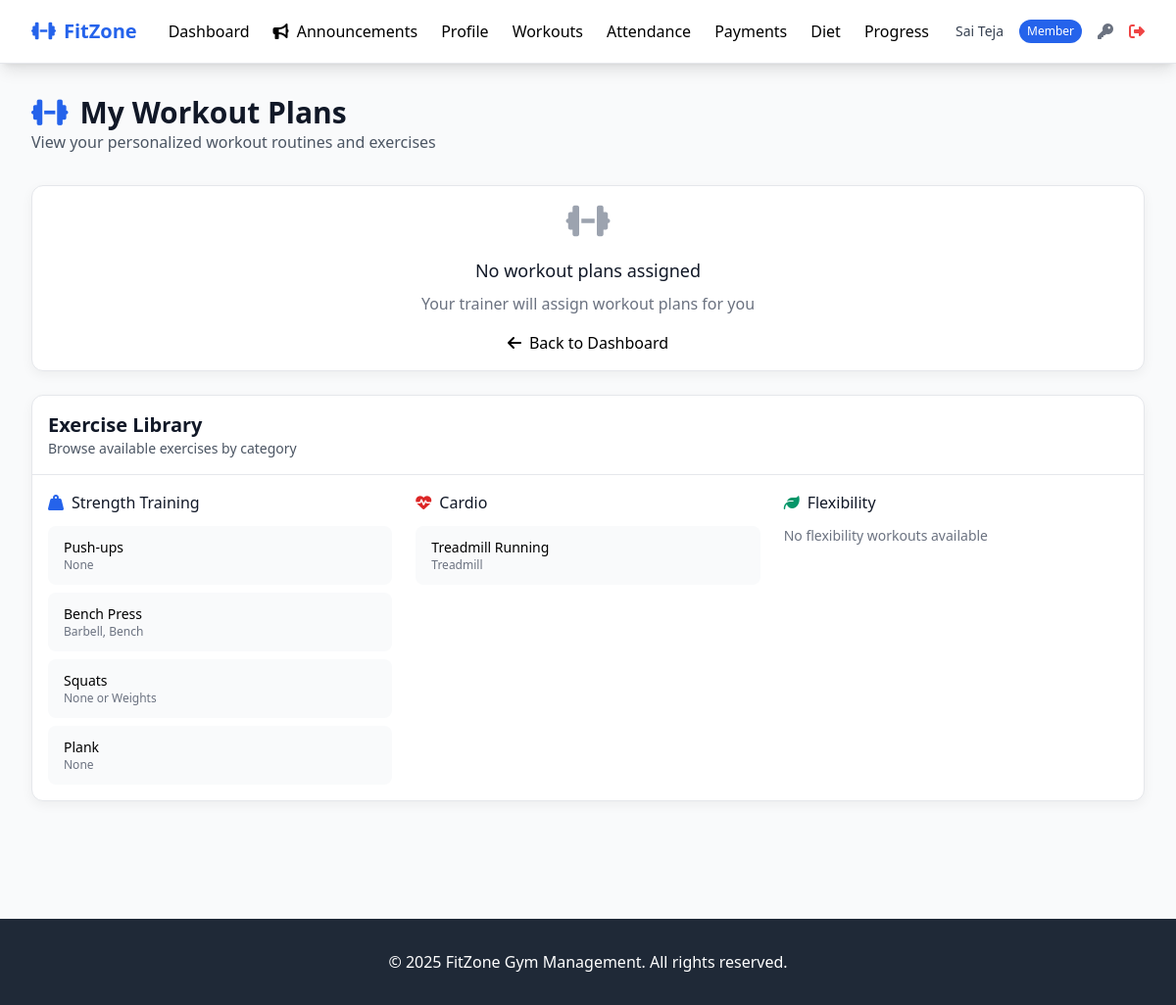
Screenshot of /member/workouts (signed in) with the database file from the repository.
### tables this page shows
CREATE TABLE users (
            id INTEGER PRIMARY KEY AUTOINCREMENT,
            username TEXT UNIQUE NOT NULL,
            email TEXT UNIQUE NOT NULL,
            password_hash TEXT NOT NULL,
            role TEXT NOT NULL CHECK (role IN ('admin', 'member', 'trainer')),
            full_name TEXT NOT NULL,
            phone TEXT,
            is_active BOOLEAN DEFAULT 1,
            created_at TIMESTAMP DEFAULT CURRENT_TIMESTAMP,
            updated_at TIMESTAMP DEFAULT CURRENT_TIMESTAMP
        , reset_token TEXT, reset_token_expires TEXT);

CREATE TABLE workouts (
            id INTEGER PRIMARY KEY AUTOINCREMENT,
            name TEXT NOT NULL,
            description TEXT,
            category TEXT, -- strength, cardio, flexibility, etc.
            difficulty_level TEXT CHECK (difficulty_level IN ('beginner', 'intermediate', 'advanced')),
            duration_minutes INTEGER,
            calories_burned INTEGER,
            instructions TEXT,
            equipment_needed TEXT,
            is_active BOOLEAN DEFAULT 1,
            created_by INTEGER, -- trainer_id
            created_at TIMESTAMP DEFAULT CURRENT_TIMESTAMP,
            FOREIGN KEY (created_by) REFERENCES trainers (id)
        );

### routes/member_routes.py (the view)
@member_routes_bp.route('/workouts')
@login_required
@member_required
def workouts():
    try:
        user_id = session['user_id']
        member = Member.get_by_user_id(user_id)
        workout_plans = MemberWorkoutPlan.get_member_plans(member.id)
        plans_with_details = []
        for plan in workout_plans:
            details = WorkoutPlanDetail.get_plan_details(plan.id)
            plans_with_details.append({
                "plan": plan,
                "details": details
            })
        strength_workouts = Workout.get_by_category('strength')
        cardio_workouts = Workout.get_by_category('cardio')
        flexibility_workouts = Workout.get_by_category('flexibility')
        return render_template(
            'member/workouts.html',
            workout_plans=plans_with_details,
            strength_workouts=strength_workouts,
            cardio_workouts=cardio_workouts,
            flexibility_workouts=flexibility_workouts
        )
    except Exception as e:
        current_app.logger.exception("Error loading workouts: %s", e)
        flash('Error loading workouts')
        return redirect(url_for('member.dashboard'))

### models/database.py (called while the page is built)
def get_db_connection(db_path='gym_management.db'):
    conn = sqlite3.connect(db_path)
    conn.row_factory = sqlite3.Row
    conn.execute("PRAGMA foreign_keys = ON")
    return conn

def execute_query(query, params=(), db_path='gym_management.db', fetch=False):
    conn = get_db_connection(db_path)
    cursor = conn.cursor()
    try:
        cursor.execute(query, params)
        if fetch:
            result = cursor.fetchall()
            conn.close()
            return result
        else:
            conn.commit()
            last_id = cursor.lastrowid
            conn.close()
            return last_id
    except Exception as e:
        conn.close()
        try:
            from flask import current_app
            current_app.logger.error(f"DB Error: {e} | Query: {query} | Params: {params}")
        except:
            print(f"DB Error: {e} | Query: {query} | Params: {params}")
        raise

### models/member.py (called while the page is built)
def _to_date(d):
    if d is None or isinstance(d, date):
        return d
    try:
        return datetime.fromisoformat(str(d)).date()
    except Exception:
        try:
            return datetime.strptime(str(d), "%Y-%m-%d").date()
        except Exception:
            return d  # leave as-is if not parseable

    @classmethod
    def _db_path(cls):
        return current_app.config.get('DATABASE_PATH', 'gym_management.db')

### models/workout.py (called while the page is built)
    @classmethod
    def get_by_category(cls, category):
        db_path = current_app.config.get('DATABASE_PATH', 'gym_management.db')
        query = 'SELECT * FROM workouts WHERE category = ? AND is_active = 1'
        results = execute_query(query, (category,), db_path, fetch=True)
        workouts = []
        for row in results:
            workout = cls(
                id=row[0], name=row[1], description=row[2], category=row[3],
                difficulty_level=row[4], duration_minutes=row[5],
                calories_burned=row[6], instructions=row[7],
                equipment_needed=row[8], is_active=bool(row[9]), created_by=row[10]
            )
            workouts.append(workout)
        return workouts

### templates/member/workouts.html (shortened to what this page needs)
{% extends "base.html" %}
{% block content %}
<div class="mb-8">
    <h1 class="text-3xl font-bold text-gray-900">
        <i class="fas fa-dumbbell mr-3 text-primary"></i>My Workout Plans
    </h1>
    <p class="text-gray-600">View your personalized workout routines and exercises</p>
</div>
{% if workout_plans %}
<div class="space-y-6 mb-8">
    {% for plan_data in workout_plans %}
    {% set plan = plan_data.plan %}
    {% set details = plan_data.details %}
    <div class="card">
        <div class="card-header">
            <div class="flex justify-between items-center">
                <div>
                    <h3 class="text-xl font-semibold text-gray-900">{{ plan.name }}</h3>
                    <p class="text-gray-600 text-sm mt-1">By {{ plan.trainer_name }}</p>
                </div>
                <span class="badge badge-{{ 'success' if plan.status == 'active' else 'warning' }}">
                    {{ plan.status|title }}
                </span>
            </div>
            {% if plan.description %}
            <p class="text-gray-600 mt-2">{{ plan.description }}</p>
            {% endif %}
        </div>
        <div class="card-body">
            {% if details %}
            <div class="grid grid-cols-1 md:grid-cols-2 lg:grid-cols-3 gap-4">
                {% for detail in details %}
                <div class="exercise-item">
                    <div class="flex justify-between items-start mb-2">
                        <h4 class="font-medium text-gray-900">{{ detail.workout_name }}</h4>
                        {% if detail.day_of_week %}
                        <span class="badge badge-info text-xs">{{ detail.day_of_week|title }}</span>
                        {% endif %}
                    </div>
                    <div class="grid grid-cols-2 gap-2 text-sm text-gray-600">
                        {% if detail.sets %}<div>Sets: <span class="font-medium">{{ detail.sets }}</span></div>{% endif %}
                        {% if detail.reps %}<div>Reps: <span class="font-medium">{{ detail.reps }}</span></div>{% endif %}
                        {% if detail.weight %}<div>Weight: <span class="font-medium">{{ detail.weight }}</span></div>{% endif %}
                        {% if detail.rest_seconds %}<div>Rest: <span class="font-medium">{{ detail.rest_seconds }}s</span></div>{% endif %}
                    </div>
                    {% if detail.notes %}
                    <p class="text-xs text-gray-500 mt-2">{{ detail.notes }}</p>
                    {% endif %}
                </div>
                {% endfor %}
            </div>
            {% else %}
            <div class="text-center py-6 text-gray-500">
                <i class="fas fa-plus-circle text-2xl mb-2"></i>
                <p>No exercises added yet</p>
            </div>
            {% endif %}
        </div>
    </div>
    {% endfor %}
</div>
{% else %}
<div class="card">
    <div class="card-body text-center py-12">
        <i class="fas fa-dumbbell text-gray-400 text-4xl mb-4"></i>
        <h3 class="text-lg font-medium text-gray-900 mb-2">No workout plans assigned</h3>
        <p class="text-gray-500 mb-4">Your trainer will assign workout plans for you</p>
        <a href="{{ url_for('member.dashboard') }}" class="btn btn-primary">
            <i class="fas fa-arrow-left mr-2"></i>Back to Dashboard
        </a>
    </div>
</div>
{% endif %}
<div class="card">
    <div class="card-header">
        <h3 class="text-xl font-semibold text-gray-900">Exercise Library</h3>
        <p class="text-gray-600 text-sm">Browse available exercises by category</p>
    </div>
    <div class="card-body">
        <div class="grid grid-cols-1 md:grid-cols-3 gap-6">
            <div>
                <h4 class="font-medium text-gray-900 mb-3">
                    <i class="fas fa-weight-hanging mr-2 text-primary"></i>Strength Training
                </h4>
                <div class="space-y-2">
                    {% for workout in strength_workouts %}
                    <div class="exercise-item">
                        <div class="font-medium text-sm">{{ workout.name }}</div>
                        {% if workout.equipment_needed %}
                        <div class="text-xs text-gray-500">{{ workout.equipment_needed }}</div>
                        {% endif %}
                    </div>
                    {% endfor %}
                </div>
            </div>
            <div>
                <h4 class="font-medium text-gray-900 mb-3">
                    <i class="fas fa-heartbeat mr-2 text-danger"></i>Cardio
                </h4>
                <div class="space-y-2">
                    {% for workout in cardio_workouts %}
                    <div class="exercise-item">
                        <div class="font-medium text-sm">{{ workout.name }}</div>
                        {% if workout.equipment_needed %}
                        <div class="text-xs text-gray-500">{{ workout.equipment_needed }}</div>
                        {% endif %}
                    </div>
                    {% endfor %}
                </div>
            </div>
            <div>
                <h4 class="font-medium text-gray-900 mb-3">
                    <i class="fas fa-leaf mr-2 text-secondary"></i>Flexibility
                </h4>
                <div class="space-y-2">
                    {% if not flexibility_workouts %}
                    <p class="text-gray-500 text-sm">No flexibility workouts available</p>
                    {% endif %}
                </div>
            </div>
        </div>
    </div>
</div>
{% endblock %}

### templates/base.html (shortened to what this page needs)
<!DOCTYPE html>
<html lang="en">
<head>
    <script src="https://cdn.tailwindcss.com"></script>
    <link href="https://cdnjs.cloudflare.com/ajax/libs/font-awesome/6.4.0/css/all.min.css" rel="stylesheet">
</head>
<body class="bg-gray-50 min-h-screen">
    {% if session.user_id %}
    <nav class="bg-white shadow-lg border-b border-gray-200">
        <div class="max-w-7xl mx-auto px-4 sm:px-6 lg:px-8">
            <div class="flex justify-between h-16">
                <div class="flex items-center space-x-8">
                    <div class="flex-shrink-0">
                        <h1 class="text-xl font-bold text-primary">
                            <i class="fas fa-dumbbell mr-2"></i>FitZone
                        </h1>
                    </div>
                    <div class="hidden md:flex space-x-6">
    {% if session.role == 'admin' %}
        <a href="{{ url_for('admin.dashboard') }}" class="nav-link">Dashboard</a>
        <a href="{{ url_for('admin.announcements') }}" class="nav-link">
            <i class="fas fa-bullhorn mr-1"></i> Announcements
        </a>
        <a href="{{ url_for('admin.members') }}" class="nav-link">Members</a>
        <a href="{{ url_for('admin.trainers') }}" class="nav-link">Trainers</a>
        <a href="{{ url_for('admin.membership_plans') }}" class="nav-link">Plans</a>
        <a href="{{ url_for('admin.payments') }}" class="nav-link">Payments</a>
        <a href="{{ url_for('admin.equipment_list') }}" class="nav-link">Equipment</a>
        <a href="{{ url_for('admin.reports') }}" class="nav-link">Reports</a>
    {% elif session.role == 'member' %}
        <a href="{{ url_for('member.dashboard') }}" class="nav-link">Dashboard</a>
        <a href="{{ url_for('member.announcements') }}" class="nav-link">
            <i class="fas fa-bullhorn mr-1"></i> Announcements
        </a>
        <a href="{{ url_for('member.profile') }}" class="nav-link">Profile</a>
        <a href="{{ url_for('member.workouts') }}" class="nav-link">Workouts</a>
        <a href="{{ url_for('member.attendance') }}" class="nav-link">Attendance</a>
        <a href="{{ url_for('member.payments') }}" class="nav-link">Payments</a>
        <a href="{{ url_for('member.diet') }}" class="nav-link">Diet</a>
        <a href="{{ url_for('member.progress') }}" class="nav-link">Progress</a>
    {% endif %}
</div>
                </div>
                <div class="flex items-center space-x-4">
                    <span class="text-sm text-gray-700">{{ session.full_name }}</span>
                    <span class="px-2 py-1 text-xs bg-primary text-white rounded-full">{{ session.role|title }}</span>
                    <a href="{{ url_for('auth.change_password_form') }}" class="text-gray-500 hover:text-gray-700">
                        <i class="fas fa-key"></i>
                    </a>
                    <a href="{{ url_for('auth.logout') }}" class="text-red-500 hover:text-red-700">
                        <i class="fas fa-sign-out-alt"></i>
                    </a>
                </div>
            </div>
        </div>
    </nav>
    {% endif %}
    <main class="max-w-7xl mx-auto px-4 sm:px-6 lg:px-8 py-8">
        {% block content %}{% endblock %}
    </main>
    <footer class="bg-gray-800 text-white mt-16">
        <div class="max-w-7xl mx-auto px-4 sm:px-6 lg:px-8 py-8">
            <div class="text-center">
                <p>&copy; {{ date.today().year }} FitZone Gym Management. All rights reserved.</p>
            </div>
        </div>
    </footer>
</body>
</html>

### templates/member/workouts.html (style rules this page uses)
.card { background: #fff; border-radius: 12px; border: 1px solid #e5e7eb; box-shadow: 0 4px 12px rgba(0,0,0,0.05); transition: all 0.2s ease-in-out; margin-bottom: 1.5rem; }
.card-header { padding: 1rem; border-bottom: 1px solid #e5e7eb; }
.card-body { padding: 1rem; }
.exercise-item { background: #f9fafb; padding: 0.75rem 1rem; border-radius: 8px; transition: all 0.2s ease-in-out; }

### templates/base.html (style rules this page uses)
.nav-link { @apply text-gray-600 hover:text-primary transition-colors duration-200 font-medium; }
.btn { @apply px-4 py-2 rounded-lg font-medium transition-all duration-200 focus:outline-none focus:ring-2 focus:ring-offset-2; }
.btn-primary { @apply bg-primary text-white hover:bg-blue-700 focus:ring-primary; }
.card { @apply bg-white rounded-xl shadow-sm border border-gray-200 overflow-hidden; }
.card-header { @apply px-6 py-4 border-b border-gray-200 bg-gray-50; }
.card-body { @apply p-6; }

### rows the page displays
users: full_name "Sai Teja", role "Member"
workouts: name "Push-ups", equipment_needed "None"
workouts: name "Bench Press", equipment_needed "Barbell, Bench"
workouts: name "Squats", equipment_needed "None or Weights"
workouts: name "Plank", equipment_needed "None"
workouts: name "Treadmill Running", equipment_needed "Treadmill"
